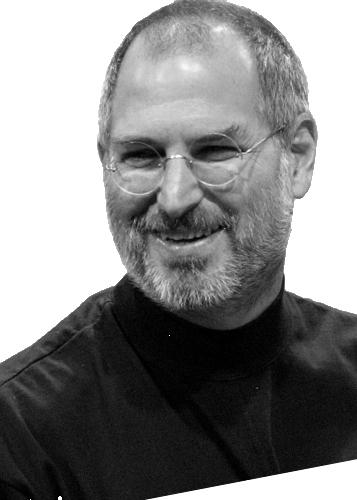
%> input picture EdgeDetection_HybridImgs/prob_hybrid/data/1.jpg, 357 x 500 px
$ octave runThis.m   (GNU Octave 9; MATLAB toolbox functions it lacks are replaced by stand-ins)
%> lines starting %> are read from the running program, lines starting %| are printed output that depends on the picture
### EdgeDetection_HybridImgs/prob_hybrid/pyramidsGL.m
function [G, L] = pyramidsGL(im, N)
    G={};
    L={};
    cutoff_frequency=7;
%     im_new={};
%     G={};
%     N={};
    filter = fspecial('Gaussian', cutoff_frequency*4+1, cutoff_frequency);

    size(im)
    G{1}=im;
    im_new=imfilter(G{1},filter);
    orig_filt_img= G{1};
    size(im_new)

    for i=2:5
        G{i}= imresize(im_new,.5);
        im_new=imfilter(G{i},filter);
    end
    disp('finishedG');
    size(G{1})
    a=size(imresize(G{1},2))
    b=size(orig_filt_img)
% [13 lines of commented-out code are left out]
    c=size(orig_filt_img);
    d=size(imresize(G{1},2));
    t1=(imresize(G{2},2));
    if c(2)~=d(2)&& c(1)==d(1)

        t1=t1(:,1:c(2),:)
%               G{j-1}=[G{j-1} zeros(c(1),1)];
    elseif c(1)~=d(1)&& c(2)==d(2)
        t1=t1(1:c(1),:,:)
%               G{j-1}=[G{j-1}; zeros(1,c(2))];
    elseif c(2)~=d(2)&& c(1)~=d(1)
        t1=t1(1:c(1),1:c(2),:)
    end
% [5 lines of commented-out code are left out]
    L{1}= (orig_filt_img - (imfilter(t1,filter)));
% [5 lines of commented-out code are left out]
    for j= 2:4
        disp(j)
        c=size(G{j});
        d=size(imresize(G{j+1},2));
        t2=(imresize(G{j+1},2));
        if c(2)~=d(2)&& c(1)==d(1)

            t2=t2(:,1:c(2),:)
    %               G{j-1}=[G{j-1} zeros(c(1),1)];
        elseif c(1)~=d(1)&& c(2)==d(2)
            t2=t2(1:c(1),:,:)
    %               G{j-1}=[G{j-1}; zeros(1,c(2))];
        elseif c(2)~=d(2)&& c(1)~=d(1)
            t2=t2(1:c(1),1:c(2),:)
        end

        L{j}=G{j}-(imfilter(t2,filter))

    end
    L{5}=G{5};
% [17 lines of commented-out code are left out]


end

### EdgeDetection_HybridImgs/prob_hybrid/tight_subplot.m
function ha = tight_subplot(Nh, Nw, gap, marg_h, marg_w)

% tight_subplot creates "subplot" axes with adjustable gaps and margins
%
% ha = tight_subplot(Nh, Nw, gap, marg_h, marg_w)
%
%   in:  Nh      number of axes in hight (vertical direction)
%        Nw      number of axes in width (horizontaldirection)
%        gap     gaps between the axes in normalized units (0...1)
%                   or [gap_h gap_w] for different gaps in height and width
%        marg_h  margins in height in normalized units (0...1)
%                   or [lower upper] for different lower and upper margins
%        marg_w  margins in width in normalized units (0...1)
%                   or [left right] for different left and right margins
%
%  out:  ha     array of handles of the axes objects
%                   starting from upper left corner, going row-wise as in
%                   going row-wise as in
%
%  Example: ha = tight_subplot(3,2,[.01 .03],[.1 .01],[.01 .01])
%           for ii = 1:6; axes(ha(ii)); plot(randn(10,ii)); end
%           set(ha(1:4),'XTickLabel',''); set(ha,'YTickLabel','')

% Pekka Kumpulainen 20.6.2010   @tut.fi
% Tampere University of Technology / Automation Science and Engineering


if nargin<3; gap = .02; end
if nargin<4 || isempty(marg_h); marg_h = .05; end
if nargin<5; marg_w = .05; end

if numel(gap)==1;
    gap = [gap gap];
end
if numel(marg_w)==1;
    marg_w = [marg_w marg_w];
end
if numel(marg_h)==1;
    marg_h = [marg_h marg_h];
end

axh = (1-sum(marg_h)-(Nh-1)*gap(1))/Nh;
axw = (1-sum(marg_w)-(Nw-1)*gap(2))/Nw;

py = 1-marg_h(2)-axh;

ha = zeros(Nh*Nw,1);
ii = 0;
for ih = 1:Nh
    px = marg_w(1);

    for ix = 1:Nw
        ii = ii+1;
        ha(ii) = axes('Units','normalized', ...
            'Position',[px py axw axh], ...
            'XTickLabel','', ...
            'YTickLabel','');
        px = px+axw+gap(2);
    end
    py = py-axh-gap(1);
end

### EdgeDetection_HybridImgs/prob_hybrid/displayPyramids.m
function displayPyramids(G, L)
%UNTITLED4 Summary of this function goes here
%   Detailed explanation goes here
    figure;
% [6 lines of commented-out code are left out]
    ha = tight_subplot(2,5,[.01 .03],[.1 .01],[.01 .01]);
% %           for ii = 1:6; axes(ha(ii)); plot(randn(10,ii)); end
%
% %     axes(ha(1));
% %     imshow(G{1});
%
    for i=1:5
% %         figure;
%         axes(ha(i));
        subplot(ha(i)),imshow(G{i});
%
% %         axes(ha(i+5));
% % %         subplot(2,5,i+5);
%         imshow(G{1,i});
    end
% %
    for j=1:5
% %         figure;
% %         imshow((G{i}));
        subplot(ha(j+5)),imshow((L{j})+0.5);
%         imshow((L{1,j})+0.5);
%     end
%     figure;
end

### EdgeDetection_HybridImgs/prob_hybrid/vis_hybrid_image.m
function output = vis_hybrid_image(hybrid_image)
%visualize a hybrid image by progressively downsampling the image and
%concatenating all of the images together.

scales = 5; %how many downsampled versions to create
scale_factor = 0.5; %how much to downsample each time
padding = 5; %how many pixels to pad.

original_height = size(hybrid_image,1);
num_colors = size(hybrid_image,3); %counting how many color channels the input has
output = hybrid_image;
cur_image = hybrid_image;

for i = 2:scales
    %add padding
    output = cat(2, output, ones(original_height, padding, num_colors));

    %dowsample image;
    cur_image = imresize(cur_image, scale_factor, 'bilinear');
    %pad the top and append to the output
    tmp = cat(1,ones(original_height - size(cur_image,1), size(cur_image,2), num_colors), cur_image);
    output = cat(2, output, tmp);
end


%code by James Hays

### EdgeDetection_HybridImgs/prob_hybrid/runThis.m
% Debugging tip: You can split your MATLAB code into cells using "%%"
% comments. The cell containing the cursor has a light yellow background,
% and you can press Ctrl+Enter to run just the code in that cell. This is
% useful when projects get more complex and slow to rerun from scratch

close all; % closes all figures

% mkdir('data/dog');
path='C:/First_sem/CV/hw1/prob_hybrid/happy';

%% Setup
% read images and convert to floating point format
image1 = ((imread('data/1.jpg')));
%> image1 is the input picture: size 500x357 uint8; min 0, max 255, mean 136.3
% image1=image1(:,1:349,:);
image2 = ((imread('data/2.jpg')));
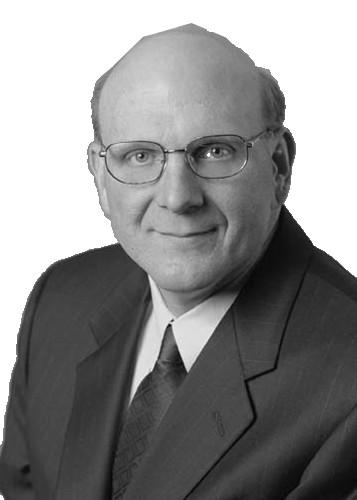
%> input picture EdgeDetection_HybridImgs/prob_hybrid/data/2.jpg, 357 x 500 px
%> image2 is the input picture: size 500x357 uint8; min 0, max 255, mean 140.8
% image2=(imresize(image2,size(image1)));
figure('Name','log magnitude fft of orig 1');
show1=imagesc((log((abs(fftshift(fft2(double((image1)))))))));

colormap jet;
figure('Name','log magnitude fft of orig 2');
show2=imagesc((log((abs(fftshift(fft2(double((image2)))))))));

colormap jet;
% Several additional test cases are provided for you, but feel free to make
% your own (you'll need to align the images in a photo editor such as
% Photoshop). The hybrid images will differ depending on which image you
% assign as image1 (which will provide the low frequencies) and which image
% you asign as image2 (which will provide the high frequencies)

%% Filtering and Hybrid Image construction
% cutoff_frequency = 7; %This is the standard deviation, in pixels, of the
% % Gaussian blur that will remove the high frequencies from one image and
% % remove the low frequencies from another image (by subtracting a blurred
% % version from the original version). You will want to tune this for every
% % image pair to get the best results.
% filter = fspecial('Gaussian', cutoff_frequency*4+1, cutoff_frequency);

%%%%%%%%%%%%%%%%%%%%%%%%%%%%%%%%%%%%%%%%%%%%%%%%%%%%%%%%%%%%%%%%%%%
% YOUR CODE BELOW. Use imfilter() to create 'low_frequencies' and
% 'high_frequencies' and then combine them to create 'hybrid_image'
%%%%%%%%%%%%%%%%%%%%%%%%%%%%%%%%%%%%%%%%%%%%%%%%%%%%%%%%%%%%%%%%%%%
% [8 lines of commented-out code are left out]
%%%%%%%%%%%%%%%%%%%%%%%%%%%%%%%%%%%%%%%%%%%%%%%%%%%%%%%%%%%%%%%%%%%%%%%%
% Remove the high frequencies from image1 by blurring it. The amount of
% blur that works best will vary with different image pairs
%%%%%%%%%%%%%%%%%%%%%%%%%%%%%%%%%%%%%%%%%%%%%%%%%%%%%%%%%%%%%%%%%%%%%%%%
% cutoff_frequency1=7
filter = fspecial('Gaussian', 30, 5);
% filter = fspecial('Gaussian', cutoff_frequency1*4+1, cutoff_frequency1);
% filter = fspecial('Gaussian', cutoff_frequency1*4+1, cutoff_frequency1);
low_frequencies=(imfilter(image1,filter));
% [4 lines of commented-out code are left out]

I1=(low_frequencies);
% imshow(imagesc(log(abs(fftshift(fft2(I1))))),[] );
figure('Name','fft mag of low freq');
% figure(5);
I1_new=imagesc((log((abs(fftshift(fft2(double(I1))))))));
% colormap jet;

% imagesc((abs(fftshift(fft2(I1)))));
colormap jet;
% plot(I1_new)


%%%%%%%%%%%%%%%%%%%%%%%%%%%%%%%%%%%%%%%%%%%%%%%%%%%%%%%%%%%%%%%%%%%%%%%%
% Remove the low frequencies from image2. The easiest way to do this is to
% subtract a blurred version of image2 from the original version of image2.
% This will give you an image centered at zero with negative values.
%%%%%%%%%%%%%%%%%%%%%%%%%%%%%%%%%%%%%%%%%%%%%%%%%%%%%%%%%%%%%%%%%%%%%%%%
cutoff_frequency2=5
% filter_high = fspecial('Gaussian', cutoff_frequency2*4+1, cutoff_frequency2);
filter_high = fspecial('Gaussian', 30, 8);
% lf=imfilter(image2,filter_low);
high_frequencies = image2- imfilter(image2,filter_high);
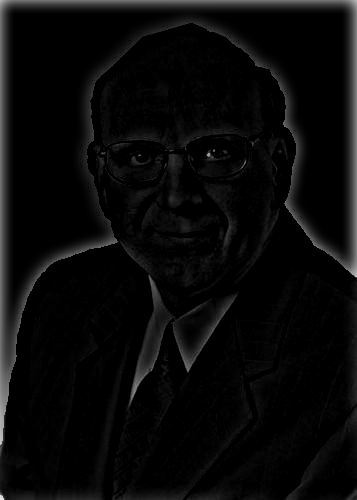
%> high_frequencies: size 500x357 uint8; min 0, max 228, mean 9.3
% high_frequencies=high_frequencies;
I2=(high_frequencies);
figure('Name','fft mag of high freq');
I2_new=imagesc((log((abs(fftshift(fft2(double(I2))))))));

% imagesc((abs(fftshift(fft2(I1)))));
colormap jet;
% [6 lines of commented-out code are left out]

%%%%%%%%%%%%%%%%%%%%%%%%%%%%%%%%%%%%%%%%%%%%%%%%%%%%%%%%%%%%%%%%%%%%%%%%
% Combine the high frequencies and low frequencies
%%%%%%%%%%%%%%%%%%%%%%%%%%%%%%%%%%%%%%%%%%%%%%%%%%%%%%%%%%%%%%%%%%%%%%%%
% [13 lines of commented-out code are left out]
size(low_frequencies)
%> ans = [500 357]
size(high_frequencies)
%> ans = [500 357]
hybrid_image =(low_frequencies+high_frequencies);
[G,L]=pyramidsGL(hybrid_image,5);
%> the loop in pyramidsGL, `for i=2:5` made 4 passes
%> pass 1, in pyramidsGL, `im_new=imfilter(G{i},filter);`:
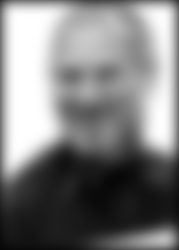
%> im_new: size 250x179 uint8; min 6, max 255, mean 128
%> after the loop in pyramidsGL, `for i=2:5`: G = 5 items
%> in pyramidsGL, `size(G{1})`: ans = [500 357]
%> in pyramidsGL, `a=size(imresize(G{1},2))`: a = [1000 714]
%> the loop in pyramidsGL, `for j= 2:4` made 3 passes
%> (c, d) on passes 1 to 3: ([250 179], [250 180]), ([125 90], [126 90]), ([63 45], [64 46])
%> after the loop in pyramidsGL, `for j= 2:4`: L = 4 items
%> G = 5 items; L = 5 items
displayPyramids(G,L);
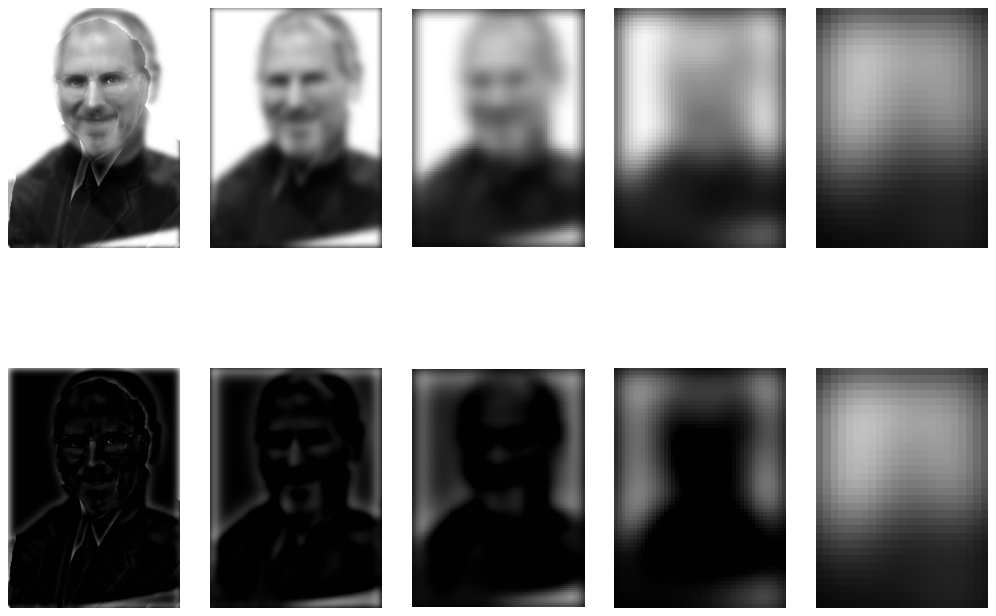
%> figure redrawn from the program's plot data, 10 panels


% figure(7)
% imshow(imagesc(log(abs(fftshift(fft2(hybrid_image))))),[]);

%% Visualize and save outputs
figure('Name','low_freq'), imshow(low_frequencies);
figure('Name','high_freq'), imshow(high_frequencies + 0.5);
vis = vis_hybrid_image(hybrid_image);
%> the loop in vis_hybrid_image, `for i = 2:scales` made 4 passes
%> pass 1, in vis_hybrid_image, `tmp = cat(1,ones(original_height - size(cur_image,1), size(cur_image,2..`:
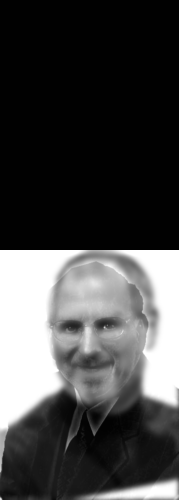
%> tmp: size 500x179 uint8; min 1, max 255, mean 70.4
%> after the loop in vis_hybrid_image, `for i = 2:scales`:
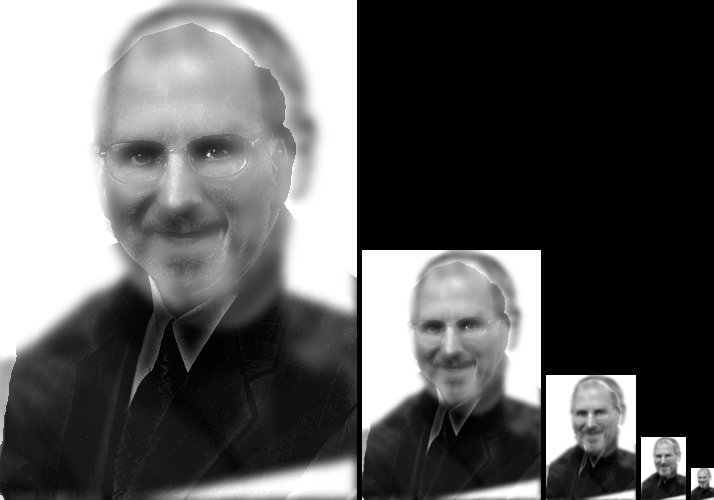
%> output: size 500x714 uint8; min 1, max 255, mean 93.6
figure('Name','vis'),imshow(vis);
figure('Name','hybrid'),imshow(hybrid_image);
figure('Name','log magnitude fft of hybrid');
show3=imagesc((log((abs(fftshift(fft2(double((hybrid_image)))))))));
colormap jet;
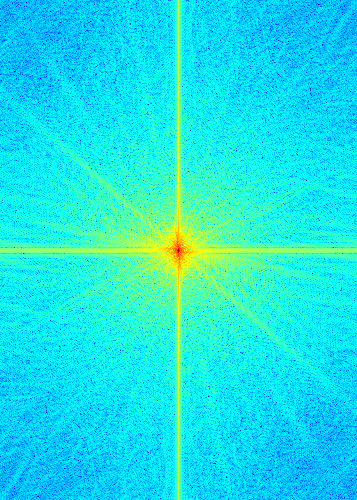
%> displayed picture: size 500x357x3, on the screen's scale of 0 to 255; mean R, G, B 23.7, 226.1, 231.2
figure('Name','image1'), imshow(image1);
figure('Name','image2'), imshow(image2);

imwrite(vis,strcat(path,'/vis.jpg'));
imwrite(image1,strcat(path,'/imag1.jpg'));
imwrite(image2,strcat(path,'/imag2.jpg'));
imwrite(hybrid_image,strcat(path,'/hybrid_img.jpg'));
imwrite(low_frequencies,strcat(path,'/lo_freq.jpg'));
imwrite(high_frequencies,strcat(path,'/highfeq.jpg'));


% [4 lines of commented-out code are left out]
